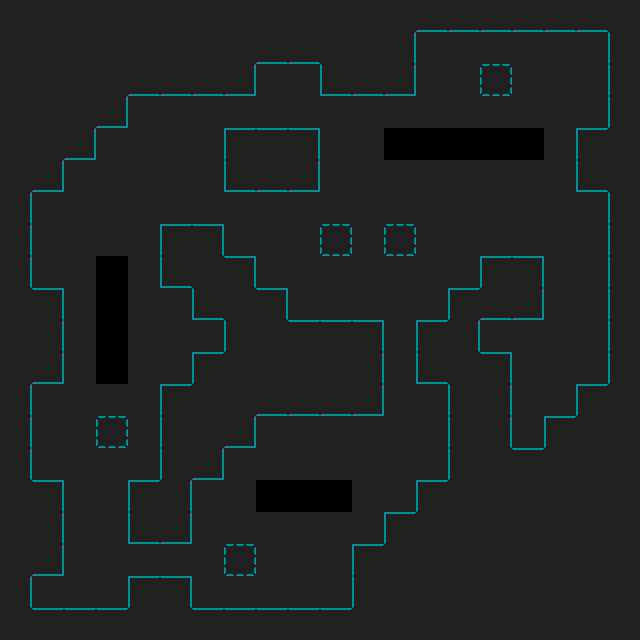

Rendered tile map (Tiled .tmx) drawn with the repository's tilesets; below, a short description and the map source with its tile grids summarised:
An orthogonal 20x20 tile map with 32x32 px tiles, 1 tile layer (map) and 14 objects (6x enemy1, 4x enemy2, start, end, item-hp, ...).

<map version="1.0" tiledversion="1.1.5" orientation="orthogonal" renderorder="left-down" width="20" height="20" tilewidth="32" tileheight="32" infinite="0" nextobjectid="16">
 <tileset firstgid="1" source="pixel-art.tsx" />
 <layer name="map" width="20" height="20">
  <data>[400 cells, 400 non-empty, 16 distinct tile ids]</data>
 </layer>
 <objectgroup name="markers">
  <object id="1" type="start" x="32" y="576" width="32" height="32">
   <ellipse />
  </object>
  <object id="2" type="end" x="576" y="32" width="32" height="32">
   <ellipse />
  </object>
  <object id="3" type="enemy1" x="192" y="544" width="32" height="32" />
  <object id="4" type="enemy1" x="96" y="384" width="32" height="32" />
  <object id="5" type="enemy2" x="96" y="224" width="32" height="32" />
  <object id="6" type="enemy2" x="384" y="352" width="32" height="32" />
  <object id="7" type="enemy2" x="512" y="64" width="32" height="32" />
  <object id="8" type="item-hp" x="288" y="480">
   <polygon points="0,0 32,-32 32,0" />
  </object>
  <object id="9" type="enemy1" x="64" y="416" width="32" height="32" />
  <object id="10" type="enemy1" x="64" y="192" width="32" height="32" />
  <object id="11" type="enemy1" x="416" y="384" width="32" height="32" />
  <object id="12" type="enemy1" x="224" y="512" width="32" height="32" />
  <object id="13" type="enemy2" x="544" y="96" width="32" height="32" />
  <object id="15" type="item-armor" x="192" y="352">
   <polygon points="0,0 32,-32 32,0" />
  </object>
 </objectgroup>
</map>